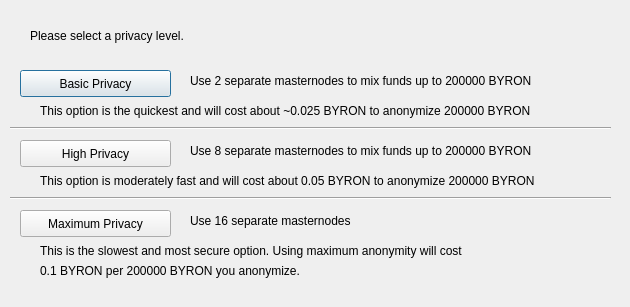
<?xml version="1.0" encoding="UTF-8"?>
<ui version="4.0">
 <class>ObfuscationConfig</class>
 <widget class="QDialog" name="ObfuscationConfig">
  <property name="geometry">
   <rect>
    <x>0</x>
    <y>0</y>
    <width>630</width>
    <height>307</height>
   </rect>
  </property>
  <property name="windowTitle">
   <string>Configure Obfuscation</string>
  </property>
  <widget class="QPushButton" name="buttonBasic">
   <property name="geometry">
    <rect>
     <x>20</x>
     <y>70</y>
     <width>151</width>
     <height>27</height>
    </rect>
   </property>
   <property name="text">
    <string>Basic Privacy</string>
   </property>
  </widget>
  <widget class="QPushButton" name="buttonHigh">
   <property name="geometry">
    <rect>
     <x>20</x>
     <y>140</y>
     <width>151</width>
     <height>27</height>
    </rect>
   </property>
   <property name="text">
    <string>High Privacy</string>
   </property>
  </widget>
  <widget class="QPushButton" name="buttonMax">
   <property name="geometry">
    <rect>
     <x>20</x>
     <y>210</y>
     <width>151</width>
     <height>27</height>
    </rect>
   </property>
   <property name="text">
    <string>Maximum Privacy</string>
   </property>
  </widget>
  <widget class="QLabel" name="label">
   <property name="geometry">
    <rect>
     <x>30</x>
     <y>20</y>
     <width>571</width>
     <height>31</height>
    </rect>
   </property>
   <property name="text">
    <string>Please select a privacy level.</string>
   </property>
  </widget>
  <widget class="QLabel" name="label_2">
   <property name="geometry">
    <rect>
     <x>190</x>
     <y>70</y>
     <width>421</width>
     <height>21</height>
    </rect>
   </property>
   <property name="text">
    <string>Use 2 separate masternodes to mix funds up to 200000 BYRON</string>
   </property>
  </widget>
  <widget class="QLabel" name="label_3">
   <property name="geometry">
    <rect>
     <x>190</x>
     <y>140</y>
     <width>411</width>
     <height>21</height>
    </rect>
   </property>
   <property name="text">
    <string>Use 8 separate masternodes to mix funds up to 200000 BYRON</string>
   </property>
  </widget>
  <widget class="QLabel" name="label_4">
   <property name="geometry">
    <rect>
     <x>190</x>
     <y>210</y>
     <width>421</width>
     <height>21</height>
    </rect>
   </property>
   <property name="text">
    <string>Use 16 separate masternodes</string>
   </property>
  </widget>
  <widget class="QLabel" name="label_6">
   <property name="geometry">
    <rect>
     <x>40</x>
     <y>100</y>
     <width>561</width>
     <height>21</height>
    </rect>
   </property>
   <property name="text">
    <string>This option is the quickest and will cost about ~0.025 BYRON to anonymize 200000 BYRON</string>
   </property>
  </widget>
  <widget class="QLabel" name="label_7">
   <property name="geometry">
    <rect>
     <x>40</x>
     <y>170</y>
     <width>561</width>
     <height>21</height>
    </rect>
   </property>
   <property name="text">
    <string>This option is moderately fast and will cost about 0.05 BYRON to anonymize 200000 BYRON</string>
   </property>
  </widget>
  <widget class="QLabel" name="label_8">
   <property name="geometry">
    <rect>
     <x>40</x>
     <y>240</y>
     <width>561</width>
     <height>21</height>
    </rect>
   </property>
   <property name="text">
    <string>This is the slowest and most secure option. Using maximum anonymity will cost</string>
   </property>
  </widget>
  <widget class="QLabel" name="label_9">
   <property name="geometry">
    <rect>
     <x>40</x>
     <y>260</y>
     <width>561</width>
     <height>21</height>
    </rect>
   </property>
   <property name="text">
    <string>0.1 BYRON per 200000 BYRON you anonymize.</string>
   </property>
  </widget>
  <widget class="Line" name="line">
   <property name="geometry">
    <rect>
     <x>10</x>
     <y>120</y>
     <width>601</width>
     <height>16</height>
    </rect>
   </property>
   <property name="orientation">
    <enum>Qt::Horizontal</enum>
   </property>
  </widget>
  <widget class="Line" name="line_2">
   <property name="geometry">
    <rect>
     <x>10</x>
     <y>190</y>
     <width>601</width>
     <height>16</height>
    </rect>
   </property>
   <property name="orientation">
    <enum>Qt::Horizontal</enum>
   </property>
  </widget>
 </widget>
 <resources/>
 <connections/>
</ui>
